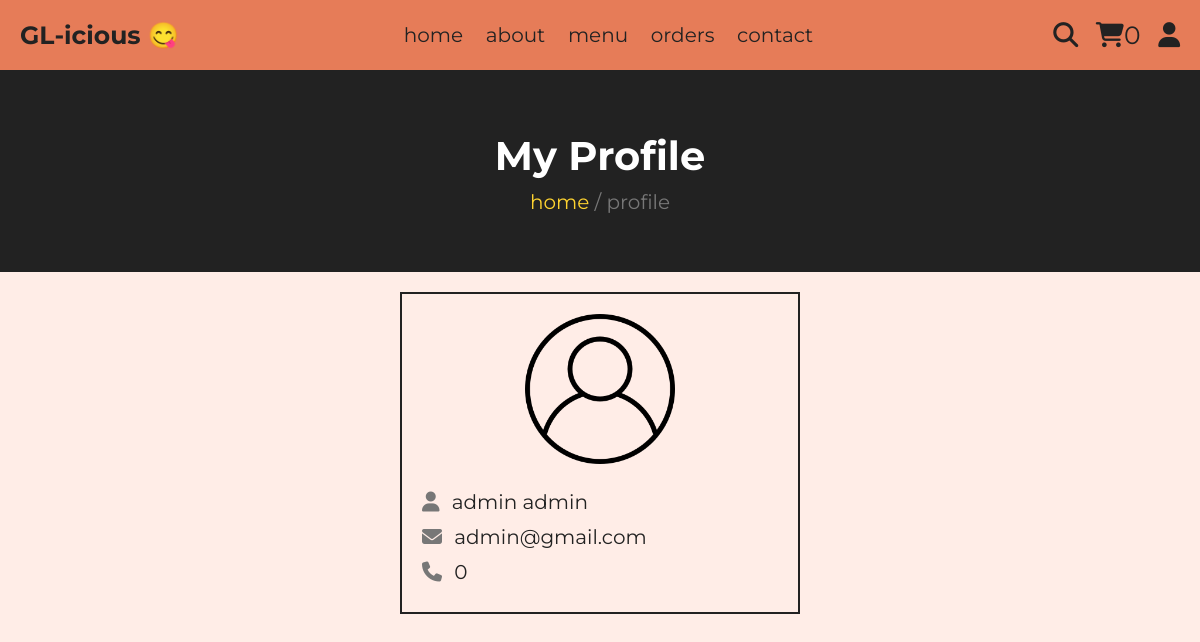
/client/profile.php (signed in), run on the app's committed database.
### tables this page shows
CREATE TABLE `utilisateur` (
  `id` int(11) NOT NULL,
  `nom` varchar(255) DEFAULT NULL,
  `prenom` varchar(255) DEFAULT NULL,
  `email` varchar(255) DEFAULT NULL,
  `pass` varchar(255) DEFAULT NULL,
  `etat` int(1) DEFAULT NULL,
  `is_admin` int(11) DEFAULT NULL,
  `num_tel` int(8) DEFAULT NULL
);

### client/profile.php (the view, shortened to what this page needs)
<?php
$conn = ConnexionBD::getInstance();
$query = "SELECT * FROM utilisateur WHERE id = ?";
$stmt = $conn->prepare($query);
$stmt->execute([$_SESSION['user_id']]);
$user = $stmt->fetch(PDO::FETCH_ASSOC);
?>
<!DOCTYPE html>
<html lang="en">
<head>
   <link rel="stylesheet" href="https://cdnjs.cloudflare.com/ajax/libs/font-awesome/6.1.1/css/all.min.css">
   <link rel="stylesheet" href="css/style.css">
</head>
<body>
<header class="header">
   <section class="flex">
      <a href="home.php" class="logo"><b>GL-icious </b> 😋</a>
      <nav class="navbar">
         <a href="home.php">home</a>
         <a href="about.php">about</a>
         <a href="menu.php">menu</a>
         <a href="orders.php">orders</a>
         <a href="contact.php">contact</a>
      </nav>
      <div class="icons">
         <a href="search.php"><i class="fas fa-search"></i></a>
         <a href="cart.php"><i class="fas fa-shopping-cart"></i><span><?php echo isset($_SESSION['cart']) ? '('.count($_SESSION['cart']).')' : 0; ?></span></a>
         <div id="user-btn" class="fas fa-user"></div>
      </div>
   </section>
</header>
<div class="heading">
   <h3>my profile</h3>
   <p><a href="home.php">home </a> <span> / profile</span></p>
</div>
<section class="user-details">
   <div class="user">
      <img src="images/user-icon.png" alt="">
      <p><i class="fas fa-user"></i> <span><?php echo $user['prenom'].' '.$user['nom'] ?></span></p>
      <p><i class="fas fa-envelope"></i> <span><?php echo $user['email'] ?></span></p>
      <p><i class="fas fa-phone"></i> <span><?php echo $user['num_tel'] ?></span></p>
   </div>
</section>
</body>
</html>

### client/css/style.css (style rules this page uses)
body { background: #ffede7; }
:root { --yellow:#fed330; --red:#e74c3c; --white:#fff; --black:#222; --light-color:#777; --border:.2rem solid var(--black); }
* { font-family: "Montserrat", sans-serif; margin:0; padding:0; box-sizing: border-box; outline: none; border:none; text-decoration: none; transition: .2s linear; }
html { font-size: 62.5%; overflow-x: hidden; scroll-behavior: smooth; scroll-padding-top: 8rem; }
section { max-width: 1200px; margin:0 auto; padding:2rem; }
.heading { background-color:var(--black); text-align: center; display: flex; align-items: center; justify-content: center; gap: 1rem;; flex-flow: column; min-height: 20rem; }
.heading h3 { font-size: 4rem; color:var(--white); text-transform: capitalize; }
.heading p a { font-size: 2rem; color:var(--yellow); }
.heading p span { font-size: 2rem; color:var(--light-color); }
.header { position: sticky; top:0; left:0; right: 0; z-index: 1000; border-bottom: var(--border); background-color: #e67c58; }
.header .flex { display: flex; align-items: center; justify-content: space-between; position: relative; }
.header .flex .logo { font-size: 2.5rem; color:var(--black); }
.header .flex .navbar a { margin:0 1rem; font-size: 2rem; color:var(--black); }
.header .flex .icons > * { font-size: 2.5rem; color:var(--black); margin-left: 1.5rem; cursor: pointer; }
.user-details .user { border:var(--border); padding:2rem; max-width: 40rem; margin:0 auto; }
.user-details .user img { width: 100%; height: 15rem; object-fit: contain; margin-bottom: 2rem; }
.user-details .user p { line-height: 1.5; margin-bottom: .5rem; font-size: 2rem; }
.user-details .user p span { color:var(--black); }
.user-details .user i { margin-right: .7rem; color:var(--light-color); }

### data on the page
utilisateur: prenom "admin", nom "admin", email "admin@gmail.com", num_tel "0"
